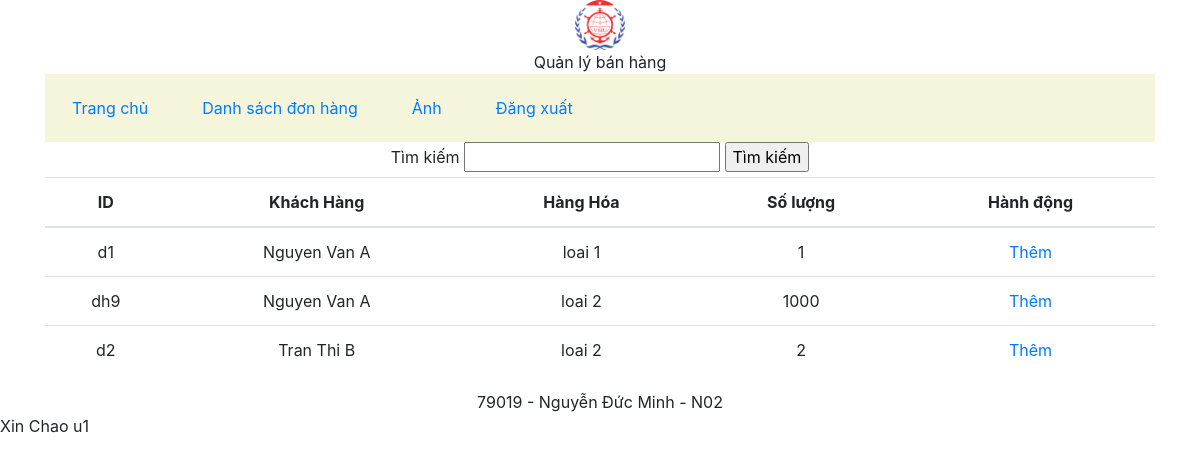
/list.php (signed in), run on the app's committed database.
### tables this page shows
CREATE TABLE `donhang` (
  `id` varchar(32) NOT NULL,
  `khachhang_id` int(11) NOT NULL,
  `trangthai` int(11) NOT NULL,
  `khuyenmai` int(11) NOT NULL,
  `ngayban` datetime NOT NULL,
  `ngaygiaohang` datetime NOT NULL,
  `ghichu` text NOT NULL
);

CREATE TABLE `khachhang` (
  `id` int(11) NOT NULL,
  `hovaten` varchar(255) NOT NULL,
  `dienthoai` varchar(10) NOT NULL,
  `email` varchar(255) NOT NULL,
  `diachi` text NOT NULL
);

CREATE TABLE `hanghoa` (
  `id` int(11) NOT NULL,
  `ten` varchar(255) NOT NULL,
  `loaihang_id` int(11) NOT NULL,
  `quycach` varchar(255) NOT NULL,
  `gianiemyet` decimal(10,0) NOT NULL
);

CREATE TABLE `chitietdonhang` (
  `id` varchar(32) NOT NULL,
  `donhang_id` varchar(32) NOT NULL,
  `hanghoa_id` int(11) NOT NULL,
  `soluong` int(11) NOT NULL,
  `dongia` decimal(10,0) NOT NULL,
  `giamtru` decimal(10,0) NOT NULL
);

### list.php (the view, shortened to what this page needs)
<?php
    include 'connect.php';
    if(isset($_POST['submit'])){
        $searchKey=$_POST['timkiem'];
        $sql="select dh.id,kh.hovaten,hh.ten,ctdh.soluong from donhang as dh,khachhang as kh,chitietdonhang as ctdh,hanghoa as hh where kh.id=dh.khachhang_id and ctdh.donhang_id=dh.id and hh.id=ctdh.hanghoa_id and kh.hovaten like '%$searchKey%'";
    }
    else
        $sql="select dh.id,kh.hovaten,hh.ten,ctdh.soluong from donhang as dh,khachhang as kh,chitietdonhang as ctdh,hanghoa as hh where kh.id=dh.khachhang_id and ctdh.donhang_id=dh.id and hh.id=ctdh.hanghoa_id";
    $query=mysqli_query($con,$sql);
?>
<!doctype html>
<html lang="en">
  <head>
    <link rel="stylesheet" href="https://stackpath.bootstrapcdn.com/bootstrap/4.3.1/css/bootstrap.min.css">
    <link rel="stylesheet" href="style.css">
</head>
  <body>
      <header>
          <img height="50px" width="auto" src="logo.png" alt="">
          <br>
          Quản lý bán hàng
      </header>
    <content>
        <div class="container">
            <ul class="nav">
                <li class="nav-item">
                    <a class="nav-link active" href="index.php">Trang chủ</a>
                </li>
                <li class="nav-item">
                    <a class="nav-link active" href="list.php">Danh sách đơn hàng</a>
                </li>
                <li class="nav-item">
                    <a class="nav-link active" href="cau1.png">Ảnh</a>
                </li>
                <?php if(isset($_SESSION['username'])){ ?>
                <li class="nav-item">
                    <a class="nav-link active" href="logout.php">Đăng xuất</a>
                </li>
                <?php } else{ ?>
                    <li class="nav-item">
                        <a class="nav-link active" href="login.php">Đăng nhập</a>
                    </li>
                <?php } ?>
            </ul>
            <form action="" method="post">
                <label for="search">Tìm kiếm</label>
                <input type="text" id="search" name="timkiem">
                <input type="submit" name="submit" value="Tìm kiếm">
            </form>
            <table class="table">
                <thead>
                    <tr>
                        <th>ID</th>
                        <th>Khách Hàng</th>
                        <th>Hàng Hóa</th>
                        <th>Số lượng</th>
                        <th>Hành động</th>
                    </tr>
                </thead>
                <tbody>
                    <?php foreach($query as $item){ ?>
                    <tr>
                        <td scope="row"><?php echo $item['id']?></td>
                        <td><?php echo $item['hovaten']?></td>
                        <td><?php echo $item['ten']?></td>
                        <td><?php echo $item['soluong']?></td>
                        <td><a href="add.php">Thêm</a></td>
                    </tr>
                    <?php } ?>
                </tbody>
            </table>
        </div>
    </content>
    <footer>
    79019 - Nguyễn Đức Minh - N02
    </footer>
    <?php if(isset($_SESSION['username'])){ ?>
        <span>Xin Chao <?php echo $_SESSION['username'] ?></span>
    <?php } ?>
  </body>
</html>

### style.css (style rules this page uses)
header { text-align: center; }
footer { text-align: center; }
content { text-align: center; }
ul { background-color: beige; }
li { padding: 14px 11px; }
span { text-align: center; }

### data on the page
donhang: id "d1", khachhang.hovaten "Nguyen Van A", hanghoa.ten "loai 1", chitietdonhang.soluong "1"
donhang: id "dh9", khachhang.hovaten "Nguyen Van A", hanghoa.ten "loai 2", chitietdonhang.soluong "1000"
donhang: id "d2", khachhang.hovaten "Tran Thi B", hanghoa.ten "loai 2", chitietdonhang.soluong "2"

### other printed values
$_SESSION['username'] "u1"
